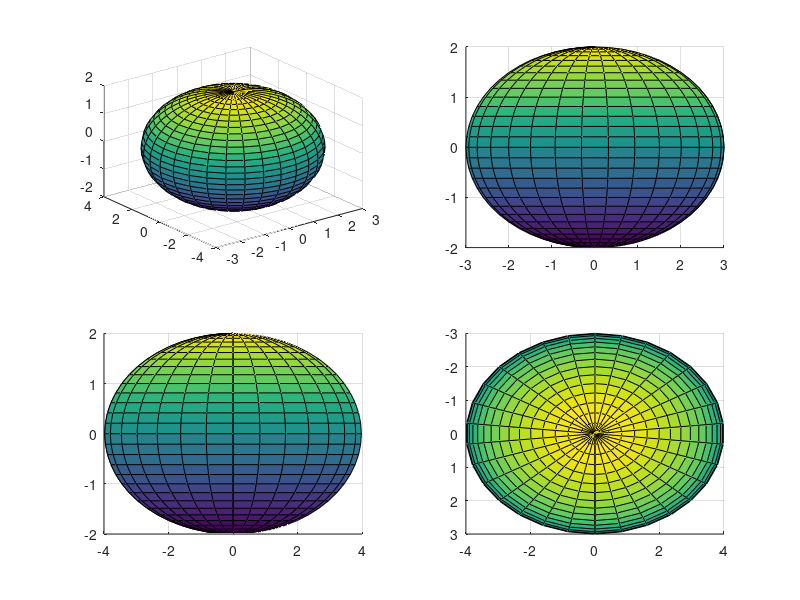

Here is the MATLAB script that generated this plot:
clf; clear; clc;

[x, y, z] = sphere(30);
x = x * 3; y = y * 4; z = z * 2;
subplot(2, 2, 1), surf(x, y, z);
subplot(2, 2, 2), surf(x, y, z), view(0, 0);
subplot(2, 2, 3), surf(x, y, z), view(90, 0);
subplot(2, 2, 4), surf(x, y, z), view(90, 90);